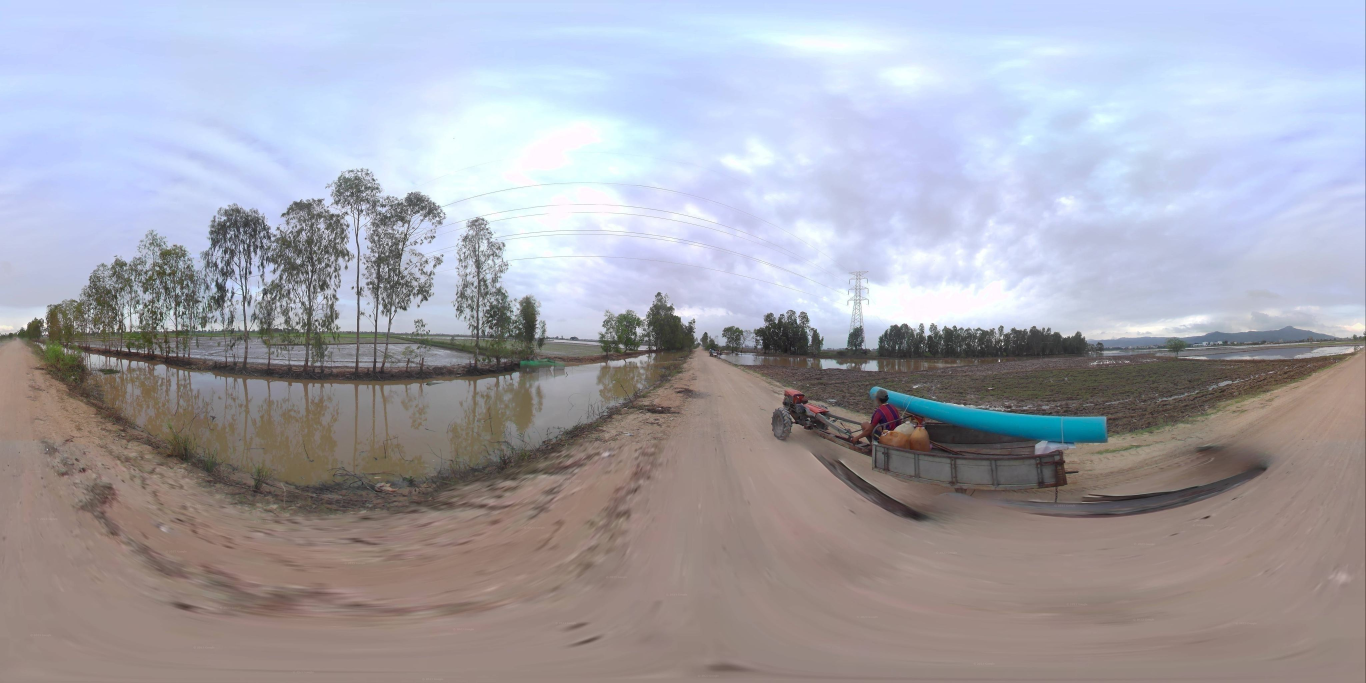
#> input picture src/preprocessing/Probability/PitchYaw/in/_7PZjJvdEp1YnqMEqr7S0g2_panorama.jpg, 4096 x 2048 px, found by its file name (shown at 1/3 size)
$ python preprocessing.py
#> lines starting #> are read from the running program, lines starting #| are printed output that depends on the picture; after the words box and inside, x2 and y2 are one past the last pixel; in counts of white or black regions, pixels touching at a corner belong together
### src/preprocessing/utils/blackEdgeRemover.py
"""
@file blackEdgeRemover.py
@date 2023-22-12
@author Martin Kubicka (xkubic45@stud.fit.vutbr.cz)
@brief Script for black edge detection and black edge removal from images.
"""

import cv2
import numpy as np

"""
@brief Function for checking if image is just black.

@param grayscale image in grayscale

@return True if image is black, otherwise False
"""
def checkIfBlackOnly(grayscale):
    if np.all(grayscale == 0):
        return True
    else:
        return False

"""
@brief Function for removing black edges from images. If images doesn't contain black edges nothing will be removed.

@param panoramaPath path to image

@return False if whole image is black, otherwise True.
"""
def cropPanorama(panoramaPath):
    panorama = cv2.imread(panoramaPath)
#> panorama is the input picture: shape (2048, 4096, 3); mean B, G, R 172.8, 163.7, 164.3

    # grayscale
    gray = cv2.cvtColor(panorama, cv2.COLOR_BGR2GRAY)
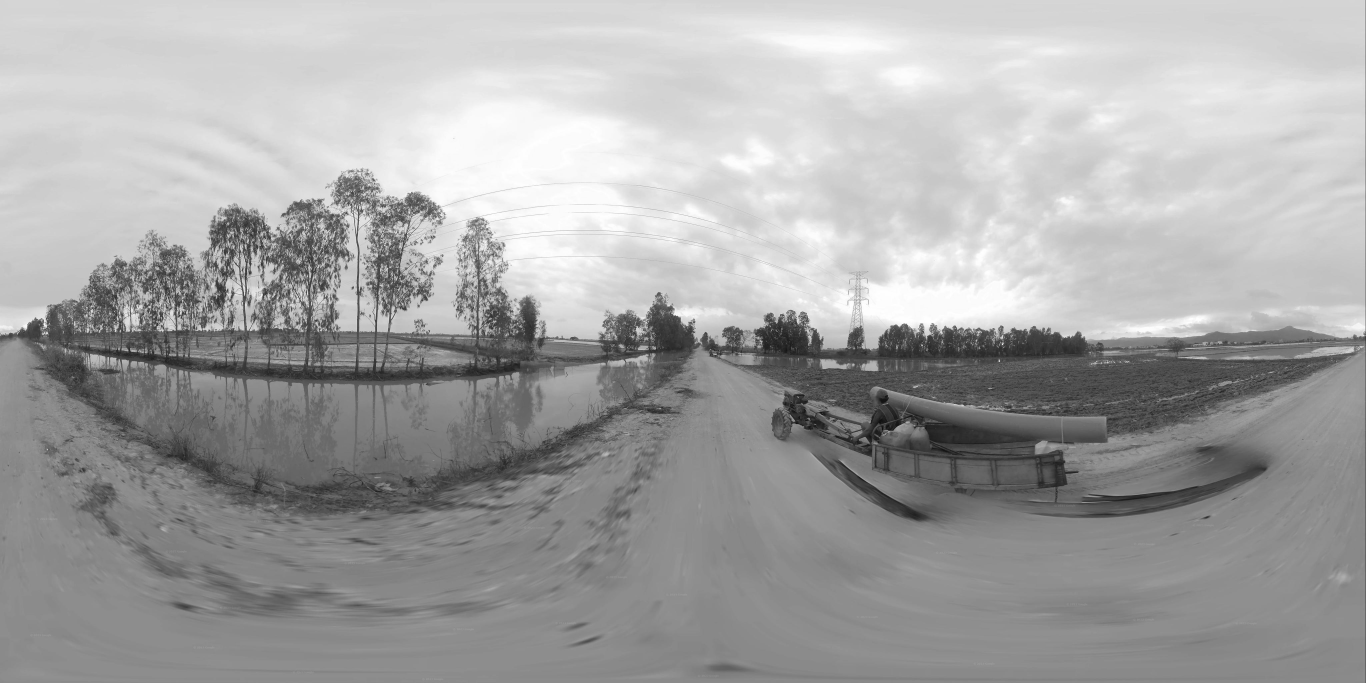
#> gray: shape (2048, 4096) (shown at 1/3 size); min 1, max 255, mean 165

    # check if black only
    if (checkIfBlackOnly(gray)):
        return False

    # find contours
    _, mask = cv2.threshold(gray, 1, 255, cv2.THRESH_BINARY)
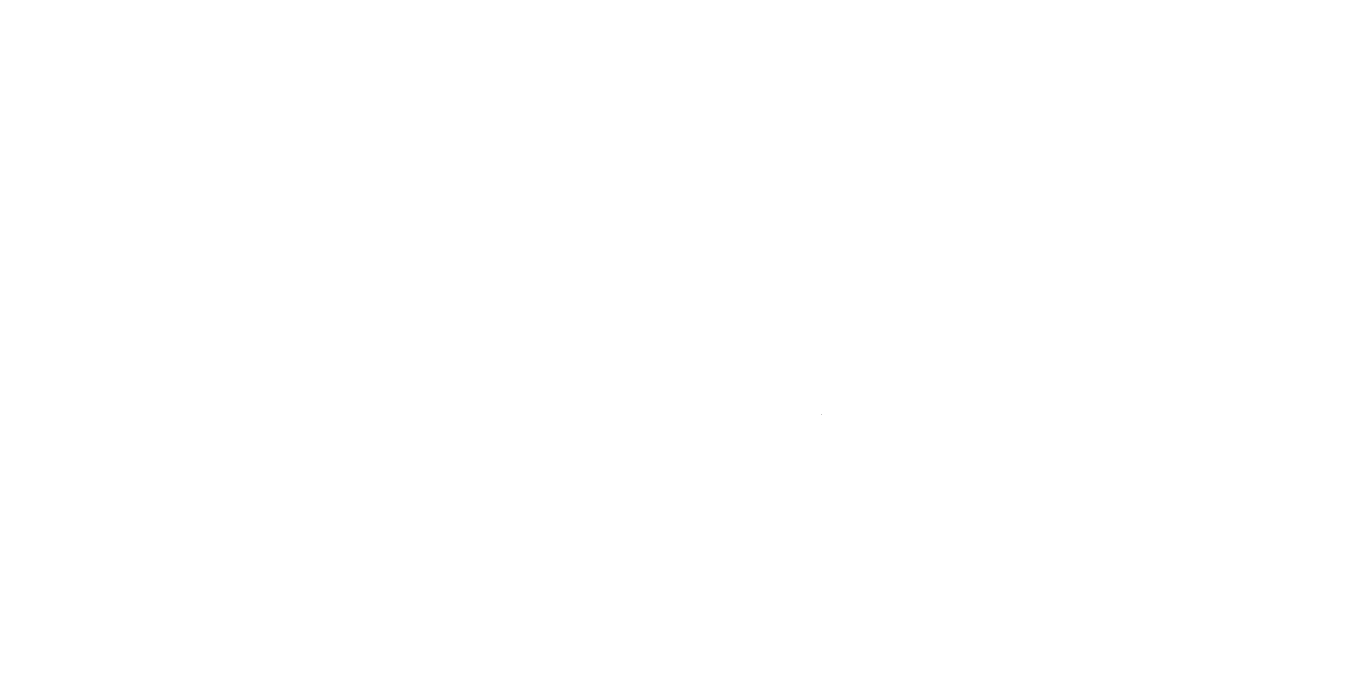
#> mask: shape (2048, 4096) (shown at 1/3 size); 100% white; black in thin lines or dots, all inside (x1, y1, x2, y2) = (2463, 1242, 2465, 1243)
    contours, _ = cv2.findContours(mask, cv2.RETR_EXTERNAL, cv2.CHAIN_APPROX_SIMPLE)
#> contours = [[[0, 0], [0, 2047], [4095, 2047], [4095, 0]]]

    largestContour = None
    largestArea = 0

    # find largest contour area
    for contour in contours:
        area = cv2.contourArea(contour)
        if area > largestArea:
            largestArea = area
            largestContour = contour
#> this loop made 1 pass
#> (area, largestArea, largestContour) on pass 1: (8382465, 8382465, [[0, 0], [0, 2047], [4095, 2047], [4095, 0]])
#> after the loop, largestArea = 8382465

    if largestContour is not None:
        x, y, w, h = cv2.boundingRect(largestContour)
#> x = 0; y = 0; w = 4096; h = 2048
        cropped = panorama[y:y + h, x:x + w]
        cv2.imwrite(panoramaPath, cropped)

    return True

### End of blackEdgeRemover.py ###

### src/preprocessing/PAC/preprocessing.py
"""
@file preprocessing.py
@date 2023-22-12
@author Martin Kubicka (xkubic45@stud.fit.vutbr.cz)
@brief Preprocessing of images scraped with datasetGenerator.py.
"""

from PIL import Image
import os
import sys
sys.path.append(os.path.join(os.path.dirname(__file__), '../'))
from utils.blackEdgeRemover import cropPanorama
import cv2
import lib.multi_Perspec2Equirec as m_P2E
import csv
import random
import numpy as np
import subprocess
import traceback

actualDirectory = os.path.dirname(os.path.abspath(__file__))

panoramaHeight = 2048
panoramaWidth = 4096
panoramaResolution = (panoramaWidth, panoramaHeight)

NUMBER_OF_GENERATED_IMAGES_FROM_PANORAMA = 1

input_path = "./in" # input path
output_path = "./dataset" # ouput path

"""
@brief Function for getting panoramas file names from generated dataset.

@return list of panorama file names
"""
def getData(in_dir):
    dataFolder = os.path.join(actualDirectory, in_dir)
    result = []

    for filename in os.listdir(dataFolder):
        if filename.endswith("_panorama.jpg"):
            result.append(filename)
    return result

"""
@brief Function for generating random parameters needed for camera orientation estimation.

@return FOV, pitch, yaw, roll, height, width
"""
def randomGenerate():
    FOV = random.uniform(50, 151)
    yaw = random.uniform(0, 361)
    pitch = random.uniform(0, 181)
    roll = random.uniform(0, 361)

    # images in the middle of pitch will be generated with higher probability
    weights = {'low': 1, 'mid': 8, 'high': 1}
    cum_weights = [weights['low'], weights['low'] + weights['mid'], sum(weights.values())]
    segment = random.choices(['low', 'mid', 'high'], cum_weights=cum_weights, k=1)[0]

    if segment == 'low':
        pitch = random.uniform(0, 41)
    elif segment == 'mid':
        pitch =random.uniform(41, 141)
    else:
        pitch = random.uniform(141, 181)

    height = 960
    width = 1920

    return FOV, pitch, yaw, roll, height, width

"""
@brief Function for resizing image.

@param inputPath image input path
@param outputPath image output path
"""
def preprocessPanorama(inputPath, outputPath):
    panorama = Image.open(inputPath)
#> panorama: PIL image 4096x2048 RGB
    resizedPanorama = panorama.resize(panoramaResolution)
    resizedPanorama.save(outputPath)

"""
@brief Function for getting perpesctive from panorama.

@param panoramaPath path to panorama
@param outputPath output path where perspective will be saved
@param FOV field of view
@param pitch pitch
@param yaw yaw
@param roll roll
@param height height
@param width width
"""
def getPerspective(panoramaPath, outputPath, FOV, yaw, pitch, roll, height, width):
#> called with FOV = 135.3, yaw = 273.6, pitch = 81.49, roll = 93.47, height = 960, width = 1920
    command = [
        'convert360', '--convert', 'e2p',
        '--i', panoramaPath,
        '--o', outputPath,
        '--w', str(width),
        '--h', str(height),
        '--u_deg', str(yaw - 180.0),
        '--v_deg', str(pitch - 90.0),
        '--in_rot_deg', "0", # change this to str(-roll), if roll is wanted
        '--h_fov', str(FOV)
    ]

    subprocess.run(command, capture_output=True, text=True)
#> (this line was passed over: subprocess is not available in this run)

"""
@brief function for transforming perspective to equirectangular format.

@param outputPath path to perspective (formatted image will be saved to same path)
@param FOV field of view
@param pitch pitch
@param yaw yaw
@param roll roll
"""
def perspectiveToEquirectangular(outputPath, FOV, yaw, pitch):
    equ = m_P2E.Perspective([outputPath],
                            [[FOV, yaw-180, pitch]])

    img = equ.GetEquirec(panoramaHeight, panoramaWidth)
    cv2.imwrite(outputPath, img)

"""
@brief function for saving ground truth to .csv file.

@param pitch pitch
@param yaw yaw
@param roll roll
@param path path where .csv file will be saved
"""
# [4 lines left out: function saveToCsv, not called in this run]

"""
@brief Function for bluring image.

@param imagePath path to image
"""
# [4 lines left out: function blur, not called in this run]

"""
@brief Function adding contrast to image.

@param imagePath path to image
"""
def contrast(imagePath):
    image = cv2.imread(imagePath)
    contrasted = cv2.convertScaleAbs(image, alpha=1.5, beta=10)
    cv2.imwrite(imagePath, contrasted)

"""
@brief Function for adding noise to image.

@param imagePath path to image
"""
# [6 lines left out: function noise, not called in this run]

"""
@brief Function for generating random augmentation.

@param imagePath path to image
"""
def augmentation(imagePath):
    augmentationFunctions = [blur, contrast, noise]

    augmentationFunction = random.choice(augmentationFunctions)
    augmentationFunction(imagePath)

"""
@brief main function for preprocessing

@param data panorama file names
"""

# [32 lines left out: function preprocess, not called in this run]

# [4 lines that do not run on import are left out]

### End of preprocessing.py ###

### src/preprocessing/lib/multi_Perspec2Equirec.py
"""
Credit goes to the original author and contributors of the 'Perspective-and-Equirectangular' repository: https://github.com/timy90022/Perspective-and-Equirectangular
"""

import numpy as np
import lib.Perspec2Equirec as P2E


class Perspective:
    def __init__(self, img_array, F_T_P_array):
        assert len(img_array) == len(F_T_P_array)

        self.img_array = img_array
        self.F_T_P_array = F_T_P_array

    def GetEquirec(self, height, width):
#> called with height = 2048, width = 4096
        merge_image = np.zeros((height, width, 3))
        merge_mask = np.zeros((height, width, 3))

        for img_dir, [FOV, YAW, PITCH] in zip(self.img_array, self.F_T_P_array):
            per = P2E.Perspective(img_dir, FOV, YAW, PITCH)  # Load perspective image
            img, mask = per.GetEquirec(height, width)  # Specify parameters(height, width)
            merge_image += img
            merge_mask += mask

        merge_mask = np.where(merge_mask == 0, 1, merge_mask)
        merge_image = (np.divide(merge_image, merge_mask))

        return merge_image

### src/preprocessing/lib/Perspec2Equirec.py
"""
Credit goes to the original author and contributors of the 'Perspective-and-Equirectangular' repository: https://github.com/timy90022/Perspective-and-Equirectangular
"""

import cv2
import numpy as np

class Perspective:
    def __init__(self, img_name , FOV, THETA, PHI ):
        self._img = cv2.imread(img_name, cv2.IMREAD_COLOR)
        [self._height, self._width, _] = self._img.shape
        self.wFOV = FOV
        self.THETA = THETA
        self.PHI = PHI
        self.hFOV = float(self._height) / self._width * FOV

        self.w_len = np.tan(np.radians(self.wFOV / 2.0))
        self.h_len = np.tan(np.radians(self.hFOV / 2.0))


    # [46 lines left out: function GetEquirec, not called in this run]


### src/preprocessing/Probability/PitchYaw/preprocessing.py
"""
@file preprocessing.py
@date 2023-22-12
@author Martin Kubicka (xkubic45@stud.fit.vutbr.cz)
@brief Converting PAC dataset to segmentation (pitch and yaw estimation) dataset.
"""

import sys
import os
sys.path.append(os.path.join(os.path.dirname(__file__), '../../'))
import lib.multi_Perspec2Equirec as m_P2E
from PAC.preprocessing import getPerspective, perspectiveToEquirectangular
import shutil
from PIL import Image, ImageFilter
import numpy as np
import csv
sys.path.append(os.path.dirname(os.path.abspath(__file__)))

panoramaHeight = 2048
panoramaWidth = 4096
panoramaResolution = (panoramaWidth, panoramaHeight)

height = 960
width = 1920

input_path = "./in" # input path
output_path = "./dataset" # output path

actualDirectory = os.path.dirname(os.path.abspath(__file__))
input_path = os.path.join(actualDirectory, input_path)
output_path = os.path.join(actualDirectory, output_path)

"""
@brief Function for creating segmentation ground truth

@param input_path converting equirectangular truth to black and white
@param out_path output path
"""
# [13 lines left out: function getSegTruth, not called in this run]

"""
@brief Function for getting path etc. from input folder

@param in_path input path

@return list of tuples (panorama_path, picture_path, ground_truth_csv)
"""
def get_data(in_path):
#> (the run stopped early here; a loop or call above may not have finished)
